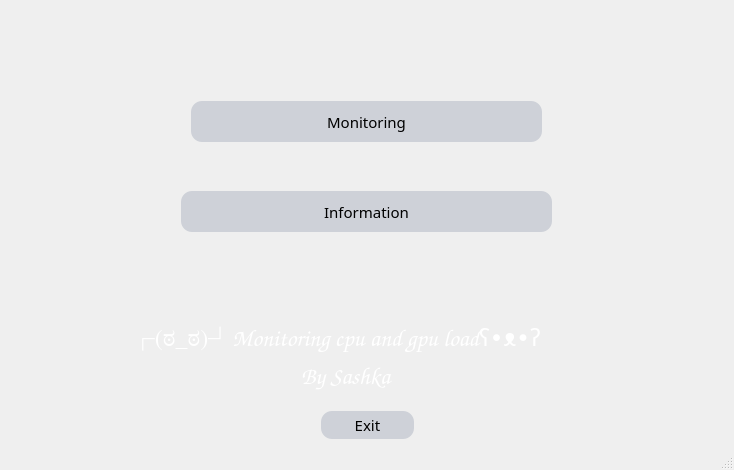
<?xml version="1.0" encoding="UTF-8"?>
<ui version="4.0">
 <class>MainWindow</class>
 <widget class="QMainWindow" name="MainWindow">
  <property name="geometry">
   <rect>
    <x>0</x>
    <y>0</y>
    <width>734</width>
    <height>470</height>
   </rect>
  </property>
  <property name="windowTitle">
   <string>MainWindow</string>
  </property>
  <property name="styleSheet">
   <string notr="true">*{
font-size:15px;
font-family:century gothic,sans-serif;
}
QLabel{
font-size:15px;
}

QFrame{
border:solid 10px rgba(0,0,0);
backgrond-image: url(:/imgs/imgs/background.jpg);

}
#MainWindow{
border-image: url(:/imgs/imgs/background.jpg);
}

QPushButton{
background:#ced1d8;
border-style:outset;
border-radius:11px;
}

QPushButton:hover
{
   background-color:#DCDCDC;
}
QPushButton:pressed{
	background-color:#696969;
 
}</string>
  </property>
  <widget class="QWidget" name="centralwidget">
   <widget class="QFrame" name="frame">
    <property name="geometry">
     <rect>
      <x>11</x>
      <y>11</y>
      <width>712</width>
      <height>500</height>
     </rect>
    </property>
    <property name="minimumSize">
     <size>
      <width>400</width>
      <height>500</height>
     </size>
    </property>
    <property name="styleSheet">
     <string notr="true"/>
    </property>
    <property name="frameShape">
     <enum>QFrame::StyledPanel</enum>
    </property>
    <property name="frameShadow">
     <enum>QFrame::Raised</enum>
    </property>
    <widget class="QPushButton" name="startButton">
     <property name="geometry">
      <rect>
       <x>180</x>
       <y>90</y>
       <width>351</width>
       <height>41</height>
      </rect>
     </property>
     <property name="styleSheet">
      <string notr="true"/>
     </property>
     <property name="text">
      <string>Monitoring</string>
     </property>
    </widget>
    <widget class="QPushButton" name="infoButton">
     <property name="geometry">
      <rect>
       <x>170</x>
       <y>180</y>
       <width>371</width>
       <height>41</height>
      </rect>
     </property>
     <property name="text">
      <string>Information</string>
     </property>
    </widget>
    <widget class="QLabel" name="label">
     <property name="geometry">
      <rect>
       <x>120</x>
       <y>300</y>
       <width>511</width>
       <height>51</height>
      </rect>
     </property>
     <property name="styleSheet">
      <string notr="true">*{
font-size:24px;
color:white;
font-family:Comic Sans MS;
}
</string>
     </property>
     <property name="text">
      <string>┌(ಠ_ಠ)┘Monitoring cpu and gpu loadʕ•ᴥ•ʔ</string>
     </property>
    </widget>
    <widget class="QLabel" name="label_2">
     <property name="geometry">
      <rect>
       <x>290</x>
       <y>350</y>
       <width>131</width>
       <height>31</height>
      </rect>
     </property>
     <property name="styleSheet">
      <string notr="true">font-size:24px;
color:white;
font-family:Comic Sans MS;</string>
     </property>
     <property name="text">
      <string>By Sashka</string>
     </property>
    </widget>
    <widget class="QPushButton" name="mainExitbutton">
     <property name="geometry">
      <rect>
       <x>310</x>
       <y>400</y>
       <width>93</width>
       <height>28</height>
      </rect>
     </property>
     <property name="text">
      <string>Exit</string>
     </property>
    </widget>
   </widget>
  </widget>
  <widget class="QStatusBar" name="statusbar"/>
 </widget>
 <resources/>
 <connections/>
</ui>
